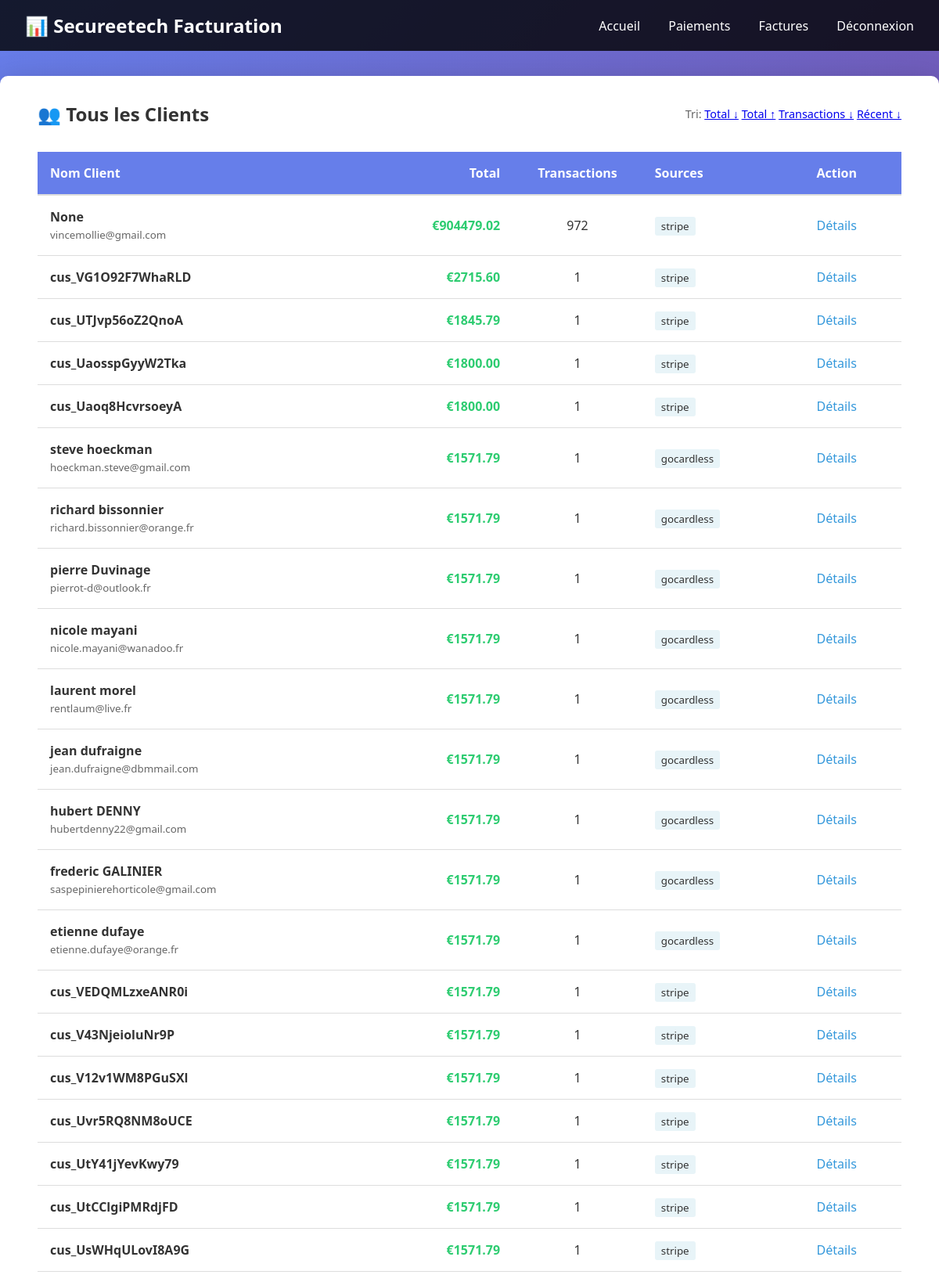
The app's page /clients (signed in, upper part) with its own data.
### tables this page shows
CREATE TABLE clients_summary (
        id INTEGER PRIMARY KEY,
        client_nom TEXT UNIQUE,
        total_paiements REAL,
        nb_transactions INTEGER,
        sources TEXT,
        dernier_paiement TEXT,
        email TEXT
    );

### app.py (the view)
@app.route('/clients')
@login_required
def clients():
    sort_by = request.args.get('sort', 'total')
    order = request.args.get('order', 'DESC')
    clients_list = database.obtenir_clients_summary(sort_by=sort_by, order=order)
    return render_template('clients.html',
                         clients=clients_list,
                         sort_by=sort_by,
                         order=order)

### app.py (called while the page is built)
def login_required(f):
    @wraps(f)
    def decorated_function(*args, **kwargs):
        if 'authenticated' not in session:
            return redirect(url_for('connexion'))
        return f(*args, **kwargs)
    return decorated_function

### database.py (called while the page is built)
def get_connection():
    conn = sqlite3.connect(DATABASE_URL)
    conn.row_factory = sqlite3.Row
    return conn

def obtenir_clients_summary(sort_by='total', order='DESC', limit=None):
    conn = get_connection()
    cursor = conn.cursor()
    allowed_sorts = ['total_paiements', 'nb_transactions', 'dernier_paiement', 'client_nom']
    sort_by = sort_by if sort_by in allowed_sorts else 'total_paiements'
    order = 'DESC' if order.upper() == 'DESC' else 'ASC'
    query = f'SELECT * FROM clients_summary ORDER BY {sort_by} {order}'
    if limit:
        query += f' LIMIT {limit}'
    cursor.execute(query)
    clients = [dict(row) for row in cursor.fetchall()]
    conn.close()
    return clients

### templates/clients.html (shortened to what this page needs)
{% extends "base.html" %}
{% block content %}
<div style="display: flex; justify-content: space-between; align-items: center; margin-bottom: 2rem;">
    <h2>👥 Tous les Clients</h2>
    <div style="font-size: 0.9rem; color: #666;">
        Tri:
        <a href="?sort=total&order=DESC" style="text-decoration: {% if sort_by == 'total' and order == 'DESC' %}underline{% endif %}">Total ↓</a>
        <a href="?sort=total&order=ASC" style="text-decoration: {% if sort_by == 'total' and order == 'ASC' %}underline{% endif %}">Total ↑</a>
        <a href="?sort=nb_transactions&order=DESC" style="text-decoration: {% if sort_by == 'nb_transactions' and order == 'DESC' %}underline{% endif %}">Transactions ↓</a>
        <a href="?sort=dernier_paiement&order=DESC" style="text-decoration: {% if sort_by == 'dernier_paiement' and order == 'DESC' %}underline{% endif %}">Récent ↓</a>
    </div>
</div>
<table style="width: 100%; border-collapse: collapse;">
    <thead>
        <tr style="background: #f0f0f0; border-bottom: 2px solid #ddd;">
            <th style="padding: 1rem; text-align: left; width: 35%;">Nom Client</th>
            <th style="padding: 1rem; text-align: right; width: 20%;">Total</th>
            <th style="padding: 1rem; text-align: center; width: 15%;">Transactions</th>
            <th style="padding: 1rem; text-align: left; width: 15%;">Sources</th>
            <th style="padding: 1rem; text-align: center; width: 15%;">Action</th>
        </tr>
    </thead>
    <tbody>
        {% for client in clients %}
        <tr style="border-bottom: 1px solid #eee; padding: 1rem;">
            <td style="padding: 1rem; word-break: break-word;">
                <strong>{{ client.client_nom }}</strong>
                {% if client.email %}
                    <br><small style="color: #666;">{{ client.email }}</small>
                {% endif %}
            </td>
            <td style="padding: 1rem; text-align: right; font-weight: bold; color: #2ecc71;">
                €{{ "%.2f"|format(client.total_paiements) }}
            </td>
            <td style="padding: 1rem; text-align: center;">
                {{ client.nb_transactions }}
            </td>
            <td style="padding: 1rem;">
                <small>
                {% if client.sources %}
                    {% for source in client.sources.split(',') %}
                        <span style="background: #e8f4f8; padding: 0.2rem 0.5rem; border-radius: 3px; margin-right: 0.3rem;">
                            {{ source.strip() }}
                        </span>
                    {% endfor %}
                {% endif %}
                </small>
            </td>
            <td style="padding: 1rem; text-align: center;">
                <a href="/client/{{ client.client_nom|urlencode }}" style="color: #3498db; text-decoration: none;">
                    Détails
                </a>
            </td>
        </tr>
        {% endfor %}
    </tbody>
</table>
{% endblock %}

### templates/base.html (style rules this page uses)
* { margin: 0; padding: 0; box-sizing: border-box; }
body { font-family: 'Segoe UI', Tahoma, Geneva, Verdana, sans-serif; background: linear-gradient(135deg, #667eea 0%, #764ba2 100%); min-height: 100vh; color: #333; }
table { width: 100%; border-collapse: collapse; margin: 1rem 0; }
table th, table td { padding: 1rem; text-align: left; border-bottom: 1px solid #ddd; }
table th { background: #667eea; color: white; }

### records on screen
clients_summary: client_nom "None", email "vincemollie@gmail.com", total_paiements "904479.02", nb_transactions "972", strip "stripe"
clients_summary: client_nom "cus_VG1O92F7WhaRLD", total_paiements "2715.60", nb_transactions "1", strip "stripe"
clients_summary: client_nom "cus_UTJvp56oZ2QnoA", total_paiements "1845.79", nb_transactions "1", strip "stripe"
clients_summary: client_nom "cus_UaosspGyyW2Tka", total_paiements "1800.00", nb_transactions "1", strip "stripe"
clients_summary: client_nom "cus_Uaoq8HcvrsoeyA", total_paiements "1800.00", nb_transactions "1", strip "stripe"
clients_summary: client_nom "steve hoeckman", email "hoeckman.steve@gmail.com", total_paiements "1571.79", nb_transactions "1", strip "gocardless"
clients_summary: client_nom "richard bissonnier", email "richard.bissonnier@orange.fr", total_paiements "1571.79", nb_transactions "1", strip "gocardless"
clients_summary: client_nom "pierre Duvinage", email "pierrot-d@outlook.fr", total_paiements "1571.79", nb_transactions "1", strip "gocardless"
clients_summary: client_nom "nicole mayani", email "nicole.mayani@wanadoo.fr", total_paiements "1571.79", nb_transactions "1", strip "gocardless"
clients_summary: client_nom "laurent morel", email "rentlaum@live.fr", total_paiements "1571.79", nb_transactions "1", strip "gocardless"
clients_summary: client_nom "jean dufraigne", email "jean.dufraigne@dbmmail.com", total_paiements "1571.79", nb_transactions "1", strip "gocardless"
clients_summary: client_nom "hubert DENNY", email "hubertdenny22@gmail.com", total_paiements "1571.79", nb_transactions "1", strip "gocardless"
clients_summary: client_nom "frederic GALINIER", email "saspepinierehorticole@gmail.com", total_paiements "1571.79", nb_transactions "1", strip "gocardless"
clients_summary: client_nom "etienne dufaye", email "etienne.dufaye@orange.fr", total_paiements "1571.79", nb_transactions "1", strip "gocardless"
clients_summary: client_nom "cus_VEDQMLzxeANR0i", total_paiements "1571.79", nb_transactions "1", strip "stripe"
clients_summary: client_nom "cus_V43NjeioluNr9P", total_paiements "1571.79", nb_transactions "1", strip "stripe"
clients_summary: client_nom "cus_V12v1WM8PGuSXl", total_paiements "1571.79", nb_transactions "1", strip "stripe"
clients_summary: client_nom "cus_Uvr5RQ8NM8oUCE", total_paiements "1571.79", nb_transactions "1", strip "stripe"
clients_summary: client_nom "cus_UtY41jYevKwy79", total_paiements "1571.79", nb_transactions "1", strip "stripe"
clients_summary: client_nom "cus_UtCClgiPMRdjFD", total_paiements "1571.79", nb_transactions "1", strip "stripe"
clients_summary: client_nom "cus_UsWHqULovI8A9G", total_paiements "1571.79", nb_transactions "1", strip "stripe"
